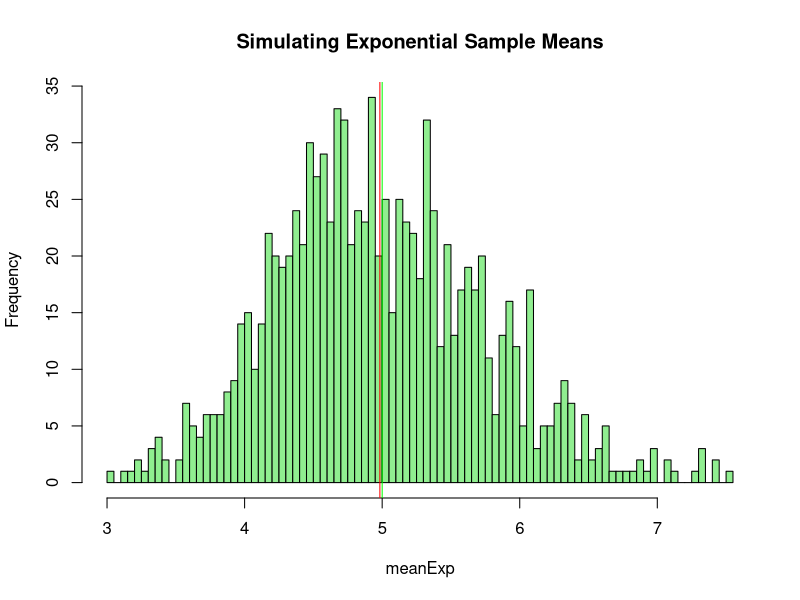
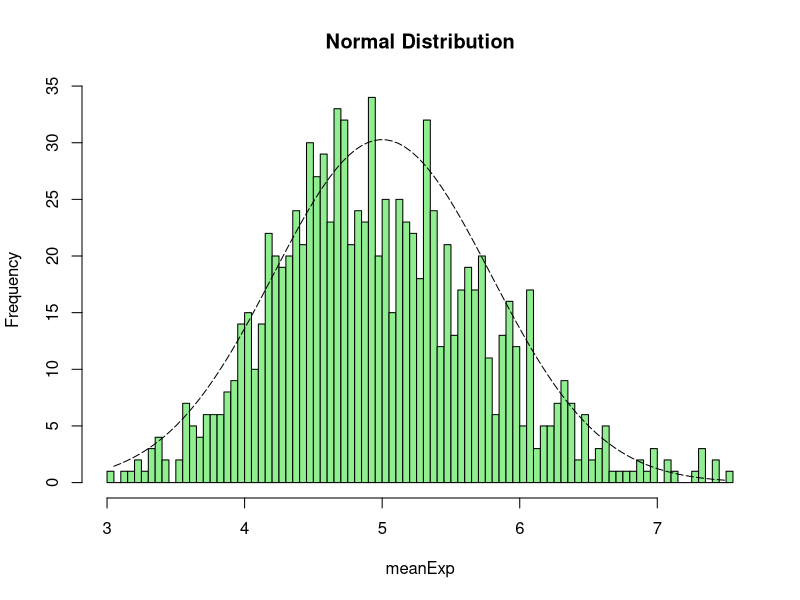

Here is the R script that generated these plots, in order:
## ---- chunk 1
# Set Seed
set.seed(7)
# Rate Parameter
lambda <- 0.2
# Exponentials
n <- 40
# Simulations
nosim <- 1000
# Simulating Exponential distribution
sExp <- replicate(nosim, rexp(n, lambda))
# Mean of exponential distribution
meanExp <- colMeans(sExp)
# Sample Mean versus Theoretical Mean:
sampMean <- mean(meanExp)
sampMean
theoMean <- 1/lambda
theoMean
# Plots
hist(meanExp, main = "Simulating Exponential Sample Means", col = "lightgreen", breaks = 100)
abline(v = sampMean, col = "red")
abline(v = theoMean, col = "green")
## ---- chunk 2
# Sample Variance
sampSd <- sd(meanExp)
sampVar <- sampSd^2
sampVar

# Theoretical Variance
theoSd <- (1/lambda)/sqrt(n)
theoVar <- theoSd^2
theoVar
## ---- chunk 3
# Explanatory plot
hist(meanExp, main = "Normal Distribution", col = "lightgreen", breaks = 100)
xfit <- seq(min(meanExp), max(meanExp), length = 100)
yfit <- dnorm(xfit, mean = 1/lambda, sd = (1/lambda)/sqrt(n))
lines(xfit, yfit*60, lty = 5)
# Accordingly with the plot, our distribution is normal
